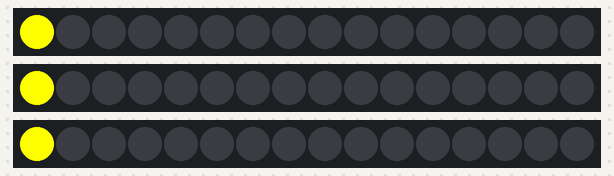
Bench run of a sketch on a simulated Arduino Uno, built with avr-gcc and run on an emulated ATmega328P. On the bench: 3 × 16 RGB LEDs in strip order, left to right. Random numbers use the default seed unless the sketch sets one.

Above: at 0.05 s.
At 0.68 s:
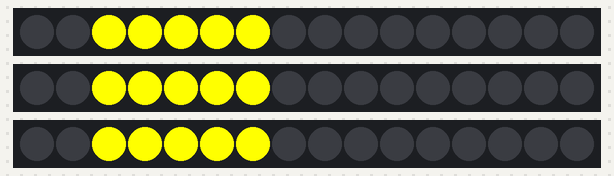
At 1.3 s:
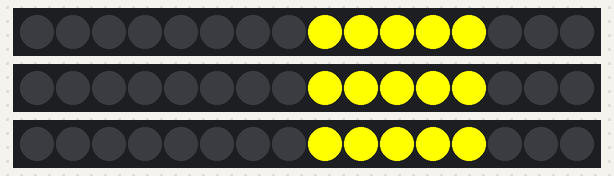
At 1.92 s:
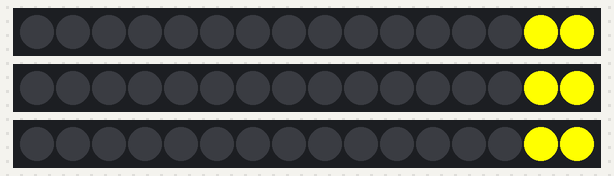
At 2.65 s:
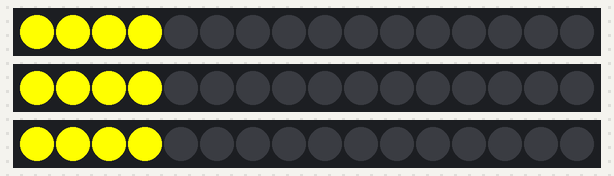

Measured:
- by itself, everything shown: repeats every 2.3 s, in 21 steps

The sketch:

sketch.ino
```cpp
#include <Adafruit_NeoPixel.h>

#define PINONE 2	 // input pin Neopixel is attached to
#define PINTWO 3	 // input pin Neopixel is attached to
#define PINTHREE 4	 // input pin Neopixel is attached to

#define NUMPIXELS      16 // number of neopixels in strip

Adafruit_NeoPixel pixels1 = Adafruit_NeoPixel(NUMPIXELS, PINONE, NEO_GRB + NEO_KHZ800);
Adafruit_NeoPixel pixels2 = Adafruit_NeoPixel(NUMPIXELS, PINTWO, NEO_GRB + NEO_KHZ800);
Adafruit_NeoPixel pixels3 = Adafruit_NeoPixel(NUMPIXELS, PINTHREE, NEO_GRB + NEO_KHZ800);

int delayval = 100; // timing delay in milliseconds

int redColor = 0;
int greenColor = 0;
int blueColor = 0;
int i = random(0,16);
int k = random(0,16);
int j = random(0,16);
int inten = 0;
int front = 0;
int front1 = 0;
int front2 = 0;
int front3 = 0;
int ZONE_LENGTH = 5;
int randomDelay;

void setup() {
  // Initialize the NeoPixel library.
  pixels1.begin();
  pixels2.begin();
  pixels3.begin();
  randomDelay = random(80, 120);
}

void loop() {
//  displayStyleOne();
//  displayStyleTwo();
  displayStyleThree();
}

void displayStyleThree() {
  setAll(0,0,0);

  int tailLength = 5;
  int maxBrightness = 255;

  // increment pixels1
  for (int x = 0; x < tailLength; x++) {
    int brightness = 255; //TODO: use x (and taillength?) to make brightness fade along the tail, like a comet
    int num = front1 - x;
    pixels1.setPixelColor(num, pixels1.Color(brightness, brightness, 0));
  }
  pixels1.show();
  front1++;
  if (front1 > NUMPIXELS + tailLength) {
    front1 = 0;
  }

  // increment pixels2
  for (int x = 0; x < tailLength; x++) {
    int brightness = 255; //TODO: use x (and taillength?) to make brightness fade along the tail, like a comet
    int num = front2 - x;
    pixels2.setPixelColor(num, pixels2.Color(brightness, brightness, 0));
  }
  pixels2.show();
  front2++;
  if (front2 > NUMPIXELS + tailLength) {
    front2 = 0;
  }

  // increment pixels3
  for (int x = 0; x < tailLength; x++) {
    int brightness = 255; //TODO: use x (and taillength?) to make brightness fade along the tail, like a comet
    int num = front3 - x;
    pixels3.setPixelColor(num, pixels3.Color(brightness, brightness, 0));
  }
  pixels3.show();
  front3++;
  if (front3 > NUMPIXELS + tailLength) {
    front3 = 0;
  }


  delay(randomDelay);

}

void displayStyleTwo() {

  setAll(0,0,0);

  redColor = 25;
  greenColor = 0;
  blueColor = 0;

  for (int x = front - ZONE_LENGTH; x < front; x++) {
  	pixels1.setPixelColor(x, pixels1.Color(redColor, greenColor, blueColor));
  }


  front++;
  if (front > NUMPIXELS + ZONE_LENGTH) {
    front = 0;
  }
  pixels1.show();
  delay(delayval);
}


void setAll(int r, int g, int b) {
  for (int x = 0; x < NUMPIXELS; x++) {
  	pixels1.setPixelColor(x, pixels1.Color(r, g, b));
  	pixels2.setPixelColor(x, pixels2.Color(r, g, b));
  	pixels3.setPixelColor(x, pixels3.Color(r, g, b));
  }
  pixels1.show();
  pixels2.show();
  pixels3.show();
}

void displayStyleOne() {
  inten = inten + 1;
  i = random(0,16);
  j = random(0,16);
  k = random(0,16);

  setRandomColor();
  pixels1.setPixelColor(i, pixels1.Color(redColor, greenColor, blueColor));
  setRandomColor();
  pixels1.setPixelColor(j, pixels1.Color(redColor, greenColor, blueColor));
  setRandomColor();
  pixels1.setPixelColor(k, pixels1.Color(redColor, greenColor, blueColor));
  pixels1.show();
  delay(delayval);
}

// setColor()
// picks random values to set for RGB
void setRandomColor(){
  redColor = random(0, 255);
  greenColor = random(0,255);
  blueColor = random(0, 255);
}
```
